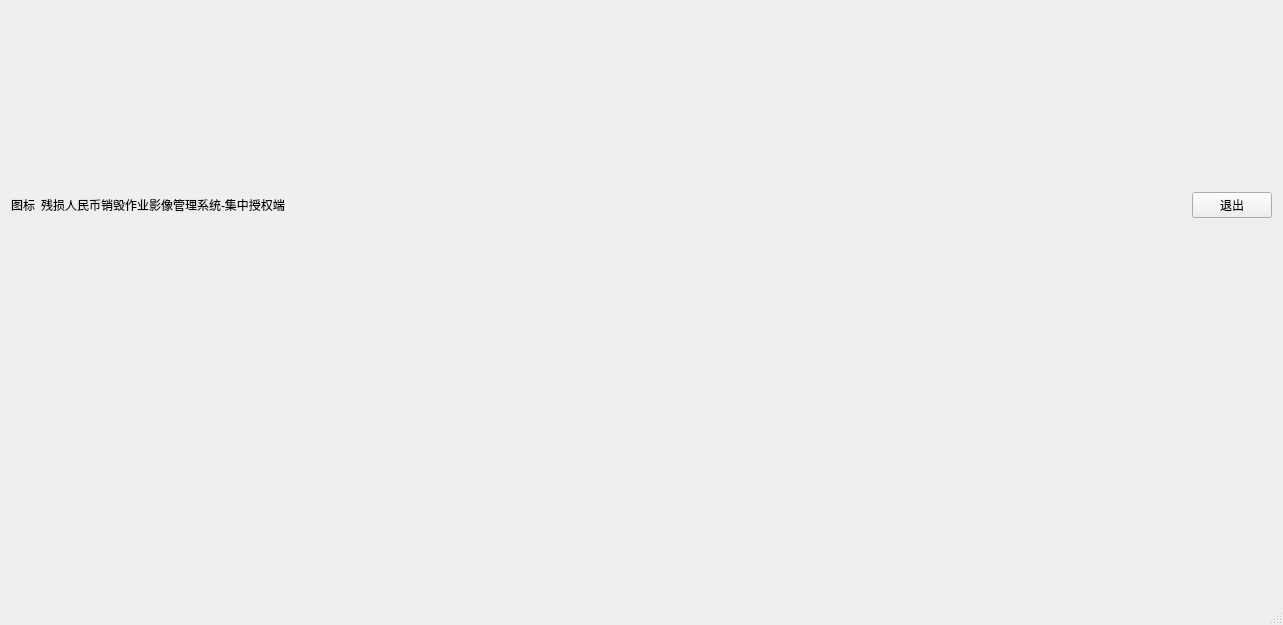
<?xml version="1.0" encoding="UTF-8"?>
<ui version="4.0">
 <class>ManagementClientClass</class>
 <widget class="QMainWindow" name="ManagementClientClass">
  <property name="geometry">
   <rect>
    <x>0</x>
    <y>0</y>
    <width>1283</width>
    <height>625</height>
   </rect>
  </property>
  <property name="windowTitle">
   <string>ManagementClient</string>
  </property>
  <property name="styleSheet">
   <string notr="true"/>
  </property>
  <widget class="QWidget" name="centralWidget">
   <layout class="QVBoxLayout" name="verticalLayout_2">
    <item>
     <spacer name="verticalSpacer_3">
      <property name="orientation">
       <enum>Qt::Vertical</enum>
      </property>
      <property name="sizeHint" stdset="0">
       <size>
        <width>20</width>
        <height>40</height>
       </size>
      </property>
     </spacer>
    </item>
    <item>
     <layout class="QHBoxLayout" name="horizontalLayout_2">
      <item>
       <widget class="QLabel" name="label_logo">
        <property name="text">
         <string>图标</string>
        </property>
       </widget>
      </item>
      <item>
       <widget class="QLabel" name="label_appTitle">
        <property name="minimumSize">
         <size>
          <width>0</width>
          <height>0</height>
         </size>
        </property>
        <property name="styleSheet">
         <string notr="true"/>
        </property>
        <property name="text">
         <string>残损人民币销毁作业影像管理系统-集中授权端</string>
        </property>
       </widget>
      </item>
      <item>
       <spacer name="horizontalSpacer">
        <property name="orientation">
         <enum>Qt::Horizontal</enum>
        </property>
        <property name="sizeHint" stdset="0">
         <size>
          <width>40</width>
          <height>20</height>
         </size>
        </property>
       </spacer>
      </item>
      <item>
       <widget class="QPushButton" name="pushButton_Exit">
        <property name="text">
         <string>退出</string>
        </property>
       </widget>
      </item>
     </layout>
    </item>
    <item>
     <spacer name="verticalSpacer">
      <property name="orientation">
       <enum>Qt::Vertical</enum>
      </property>
      <property name="sizeHint" stdset="0">
       <size>
        <width>20</width>
        <height>40</height>
       </size>
      </property>
     </spacer>
    </item>
    <item>
     <layout class="QHBoxLayout" name="horizontalLayout">
      <item>
       <layout class="QGridLayout" name="gridLayout">
        <item row="0" column="0">
         <widget class="ClientInfo" name="frame_clintInfo00">
          <property name="styleSheet">
           <string notr="true"/>
          </property>
          <property name="frameShape">
           <enum>QFrame::StyledPanel</enum>
          </property>
          <property name="frameShadow">
           <enum>QFrame::Raised</enum>
          </property>
         </widget>
        </item>
        <item row="0" column="1">
         <widget class="ClientInfo" name="frame_clintInfo01">
          <property name="frameShape">
           <enum>QFrame::StyledPanel</enum>
          </property>
          <property name="frameShadow">
           <enum>QFrame::Raised</enum>
          </property>
         </widget>
        </item>
        <item row="1" column="0">
         <widget class="ClientInfo" name="frame_clintInfo02">
          <property name="frameShape">
           <enum>QFrame::StyledPanel</enum>
          </property>
          <property name="frameShadow">
           <enum>QFrame::Raised</enum>
          </property>
         </widget>
        </item>
        <item row="1" column="1">
         <widget class="QFrame" name="frame_clintInfo03">
          <property name="frameShape">
           <enum>QFrame::StyledPanel</enum>
          </property>
          <property name="frameShadow">
           <enum>QFrame::Raised</enum>
          </property>
         </widget>
        </item>
       </layout>
      </item>
      <item>
       <layout class="QVBoxLayout" name="verticalLayout">
        <item>
         <widget class="ClientDetial" name="frame_clientDetial">
          <property name="sizePolicy">
           <sizepolicy hsizetype="Preferred" vsizetype="Preferred">
            <horstretch>0</horstretch>
            <verstretch>0</verstretch>
           </sizepolicy>
          </property>
          <property name="minimumSize">
           <size>
            <width>0</width>
            <height>0</height>
           </size>
          </property>
          <property name="maximumSize">
           <size>
            <width>16777215</width>
            <height>16777215</height>
           </size>
          </property>
          <property name="styleSheet">
           <string notr="true"/>
          </property>
          <property name="frameShape">
           <enum>QFrame::Box</enum>
          </property>
          <property name="frameShadow">
           <enum>QFrame::Raised</enum>
          </property>
         </widget>
        </item>
        <item>
         <widget class="QFrame" name="frame_modify">
          <property name="minimumSize">
           <size>
            <width>0</width>
            <height>0</height>
           </size>
          </property>
          <property name="styleSheet">
           <string notr="true"/>
          </property>
          <property name="frameShape">
           <enum>QFrame::StyledPanel</enum>
          </property>
          <property name="frameShadow">
           <enum>QFrame::Raised</enum>
          </property>
         </widget>
        </item>
       </layout>
      </item>
     </layout>
    </item>
    <item>
     <spacer name="verticalSpacer_2">
      <property name="orientation">
       <enum>Qt::Vertical</enum>
      </property>
      <property name="sizeHint" stdset="0">
       <size>
        <width>20</width>
        <height>40</height>
       </size>
      </property>
     </spacer>
    </item>
   </layout>
  </widget>
  <widget class="QMenuBar" name="menuBar">
   <property name="geometry">
    <rect>
     <x>0</x>
     <y>0</y>
     <width>1283</width>
     <height>23</height>
    </rect>
   </property>
  </widget>
  <widget class="QStatusBar" name="statusBar"/>
  <action name="action_exit">
   <property name="icon">
    <iconset resource="ManagementClient.qrc">
     <normaloff>:/新前缀/退出h.png</normaloff>:/新前缀/退出h.png</iconset>
   </property>
   <property name="text">
    <string>退出</string>
   </property>
   <property name="toolTip">
    <string>退出</string>
   </property>
  </action>
  <action name="action_setting">
   <property name="icon">
    <iconset resource="ManagementClient.qrc">
     <normaloff>:/新前缀/设置h.png</normaloff>:/新前缀/设置h.png</iconset>
   </property>
   <property name="text">
    <string>设置</string>
   </property>
   <property name="toolTip">
    <string>设置</string>
   </property>
  </action>
 </widget>
 <layoutdefault spacing="6" margin="11"/>
 <customwidgets>
  <customwidget>
   <class>ClientInfo</class>
   <extends>QFrame</extends>
   <header>clientinfo.h</header>
   <container>1</container>
  </customwidget>
  <customwidget>
   <class>ClientDetial</class>
   <extends>QFrame</extends>
   <header>clientdetial.h</header>
   <container>1</container>
  </customwidget>
 </customwidgets>
 <resources>
  <include location="ManagementClient.qrc"/>
 </resources>
 <connections/>
</ui>
